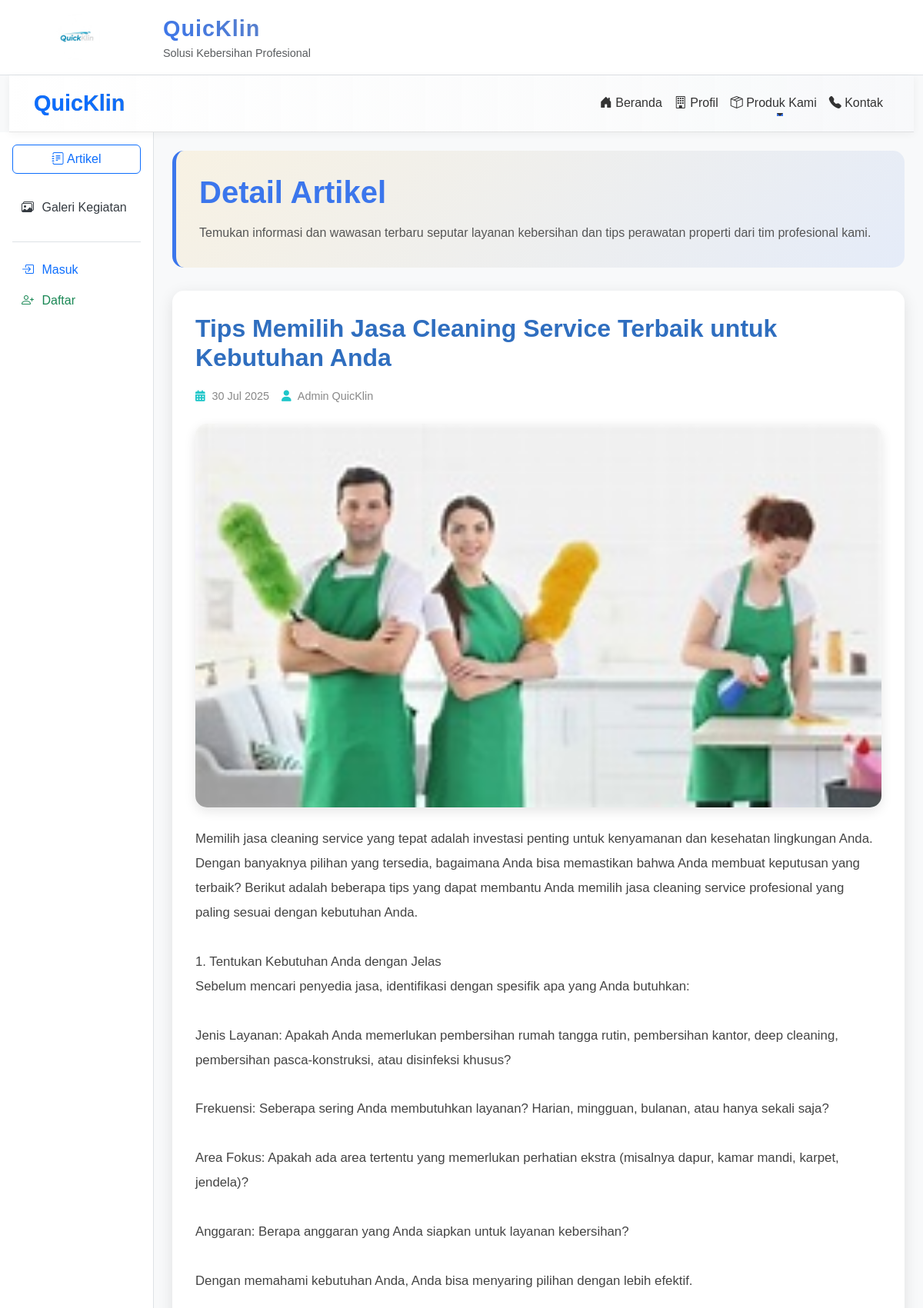
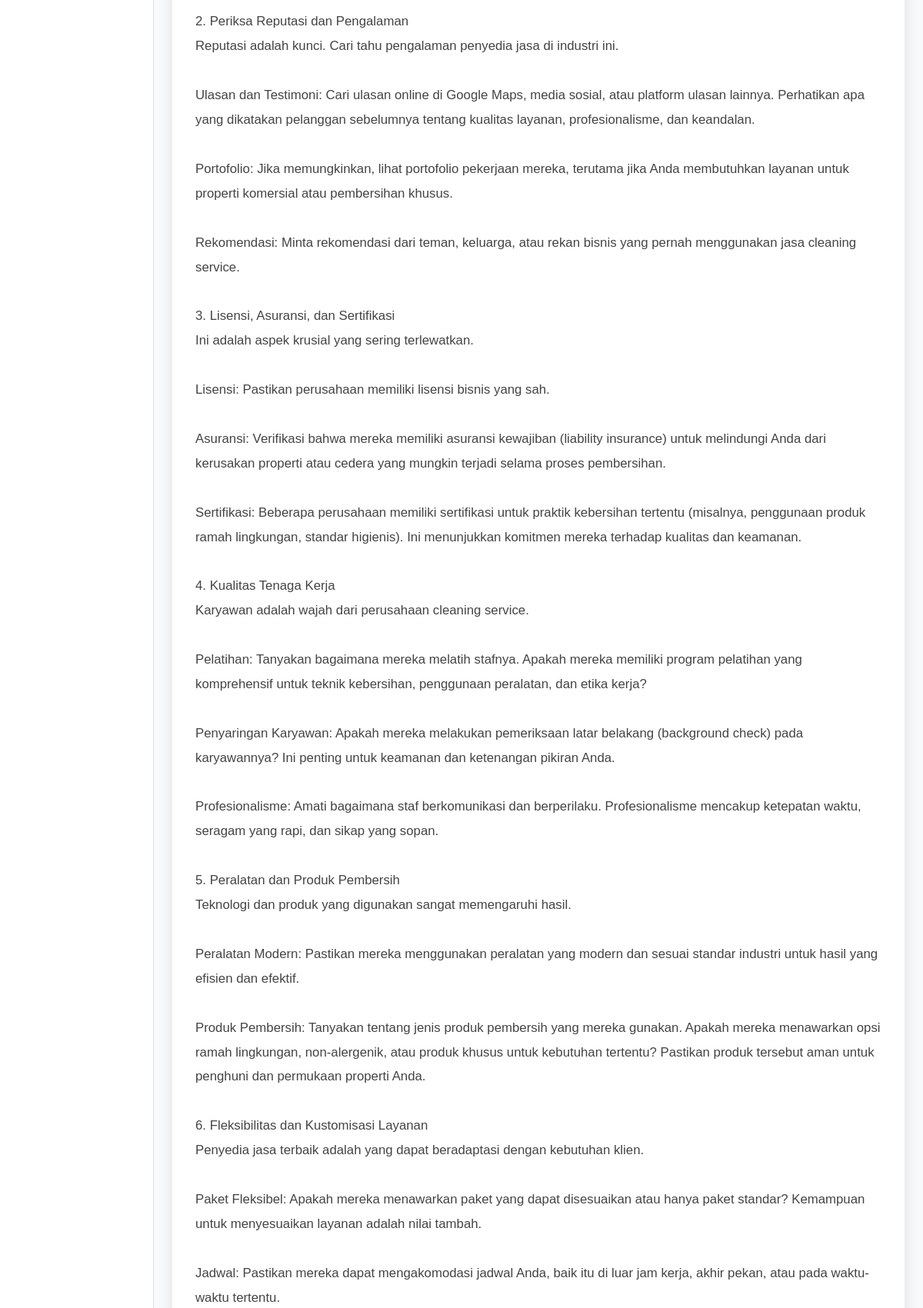
Screenshot of /artikel_detail.php?id=4 (upper part) with the database file from the repository (2 pictures, top to bottom).
### tables this page shows
CREATE TABLE `artikel` (
  `id` int NOT NULL,
  `judul` varchar(255) NOT NULL,
  `isi` text NOT NULL,
  `gambar` varchar(255) DEFAULT NULL,
  `tanggal_dibuat` datetime DEFAULT CURRENT_TIMESTAMP
);

### models/Artikel.php (called while the page is built, shortened)
<?php
class Artikel {
    private $conn;
    private $table_name = "artikel";
    public function __construct($db) {
        $this->conn = $db;
    }
    public function getById($id) {
        $stmt = null;
        try {
            $stmt = $this->conn->prepare("SELECT id, judul, isi, gambar, tanggal_dibuat FROM " . $this->table_name . " WHERE id = ? LIMIT 1");
            $stmt->bind_param("i", $id);
            $stmt->execute();
            $result = $stmt->get_result();
            return $result->fetch_assoc();
        } catch (Exception $e) {
            error_log("Error in Artikel::getById: " . $e->getMessage());
            return null;
        } finally {
            if ($stmt) $stmt->close();
        }
    }
}
?>

### artikel_detail.php (the view, shortened to what this page needs)
<?php
require_once 'koneksi/koneksi.php';
require_once 'models/Artikel.php';
$artikelModel = new Artikel($koneksi);
$id = isset($_GET['id']) ? (int)$_GET['id'] : 0;
$data = $artikelModel->getById($id);
?>
<!DOCTYPE html>
<html lang="id">
<head>
  <link href="https://cdn.jsdelivr.net/npm/bootstrap@5.3.0/dist/css/bootstrap.min.css" rel="stylesheet">
  <link rel="stylesheet" href="https://cdnjs.cloudflare.com/ajax/libs/font-awesome/6.4.0/css/all.min.css">
</head>
<body>
<div class="container-fluid content-wrapper">
  <div class="row align-items-center border-bottom py-3 bg-white">
    <div class="col-md-2 col-4 text-center">
      <img src="img/logo/logo1.png" alt="QuicKlin Logo" class="logo-img rounded-circle">
    </div>
    <div class="col-md-10 col-8 text-center text-md-start">
      <div class="company-name">QuicKlin</div>
      <p class="text-muted mb-0" style="font-size: 0.9rem;">Solusi Kebersihan Profesional</p>
    </div>
  </div>
  <?php include 'navbar.php'; ?>
  <div class="row">
    <?php include 'sidebar.php'; ?>
    <div class="col-lg-10 col-md-9 col-12 p-4">
      <div class="page-header">
        <h1 class="page-title">Detail Artikel</h1>
        <p class="page-subtitle">
          Temukan informasi dan wawasan terbaru seputar layanan kebersihan dan tips perawatan properti dari tim profesional kami.
        </p>
      </div>
      <div class="article-container">
        <h1 class="article-title"><?= htmlspecialchars($data['judul']) ?></h1>
        <div class="article-meta">
          <span class="me-3"><i class="fas fa-calendar-alt"></i> <?= date('d M Y', strtotime($data['tanggal_dibuat'])) ?></span>
          <span><i class="fas fa-user"></i> Admin QuicKlin</span>
        </div>
        <?php if (!empty($data['gambar'])): ?>
          <img src="uploads/<?= $data['gambar'] ?>" alt="Gambar Artikel" class="article-img">
        <?php endif; ?>
        <div class="article-content">
          <?= nl2br(htmlspecialchars($data['isi'])) ?>
        </div>
      </div>
    </div>
  </div>
</div>
</body>
</html>

### artikel_detail.php (style rules this page uses)
:root { --yellow: #f6b219; --magenta:rgb(59, 118, 236); --coral:rgb(94, 146, 242); --teal: #1ec6c9; --blue: #2f6ebf; }
html, body { height: 100%; margin: 0; font-family: 'Poppins', sans-serif; }
body { display: flex; flex-direction: column; background-color: #f8f9fa; }
.content-wrapper { flex: 1; }
.logo-img { max-width: 60px; height: auto; }
.company-name { font-size: 1.8rem; font-weight: 800; background: linear-gradient(45deg, var(--magenta), var(--yellow)); -webkit-background-clip: text; background-clip: text; color: transparent; margin: 0; letter-spacing: 1px; }
.page-header { background: linear-gradient(135deg, rgba(246,178,25,0.1), rgba(59,118,236,0.1)); border-radius: 15px; padding: 30px; margin-bottom: 30px; border-left: 5px solid var(--magenta); }
.page-title { color: var(--magenta); font-weight: 700; margin-bottom: 15px; }
.page-subtitle { color: #555; line-height: 1.8; margin-bottom: 0; }
.article-container { background-color: white; border-radius: 15px; padding: 30px; box-shadow: 0 5px 20px rgba(0,0,0,0.1); margin-bottom: 30px; }
.article-title { color: var(--blue); font-weight: 700; font-size: 2rem; margin-bottom: 20px; }
.article-meta { color: #888; font-size: 0.9rem; margin-bottom: 25px; display: flex; align-items: center; }
.article-meta i { margin-right: 5px; color: var(--teal); }
.article-img { border-radius: 15px; margin-bottom: 25px; width: 100%; max-height: 500px; object-fit: cover; box-shadow: 0 5px 15px rgba(0,0,0,0.1); }
.article-content { color: #444; line-height: 1.9; font-size: 1.05rem; }

### navbar.php (style rules this page uses)
:root { --yellow: #f6b219; --magenta: rgb(59, 118, 236); --coral: rgb(94, 146, 242); --teal: #1ec6c9; --blue: #2f6ebf; --gradient-bg: linear-gradient(135deg, rgba(246, 178, 25, 0.15), rgba(59, 118, 236, 0.15)); }

### rows the page displays
artikel: judul "Tips Memilih Jasa Cleaning Service Terbaik untuk Kebutuhan Anda", tanggal_dibuat "30 Jul 2025", gambar (picture), isi "Memilih jasa cleaning service yang tepat adalah investasi penting untuk kenyamanan dan kesehatan lingkungan Anda. Dengan banyaknya pilihan yang tersedia, bagaimana Anda bisa memastikan bahwa Anda membuat keputusan yang terbaik? Berikut adalah beberapa tips yang dapat membantu Anda memilih jasa cleaning service profesional yang paling sesuai dengan kebutuhan Anda. 1. Tentukan Kebutuhan Anda dengan Jelas Sebelum mencari penyedia jasa, identifikasi dengan spesifik apa yang Anda butuhkan: Jenis Layanan: Apakah Anda memerlukan pembersihan rumah tangga rutin, pembersihan kantor, deep cleaning, pembersihan pasca-konstruksi, atau disinfeksi khusus? Frekuensi: Seberapa sering Anda membutuhkan…"
